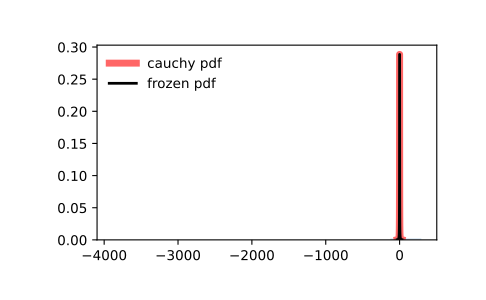

This chart was generated by the following Python code:
from scipy.stats import cauchy
import matplotlib.pyplot as plt
fig, ax = plt.subplots(1, 1)

# Calculate the first four moments:

mean, var, skew, kurt = cauchy.stats(moments='mvsk')

# Display the probability density function (``pdf``):

x = np.linspace(cauchy.ppf(0.01),
                cauchy.ppf(0.99), 100)
ax.plot(x, cauchy.pdf(x),
       'r-', lw=5, alpha=0.6, label='cauchy pdf')

# Alternatively, the distribution object can be called (as a function)
# to fix the shape, location and scale parameters. This returns a "frozen"
# RV object holding the given parameters fixed.

# Freeze the distribution and display the frozen ``pdf``:

rv = cauchy()
ax.plot(x, rv.pdf(x), 'k-', lw=2, label='frozen pdf')

# Check accuracy of ``cdf`` and ``ppf``:

vals = cauchy.ppf([0.001, 0.5, 0.999])
np.allclose([0.001, 0.5, 0.999], cauchy.cdf(vals))
# True

# Generate random numbers:

r = cauchy.rvs(size=1000)

# And compare the histogram:

ax.hist(r, density=True, histtype='stepfilled', alpha=0.2)
ax.legend(loc='best', frameon=False)
plt.show()
